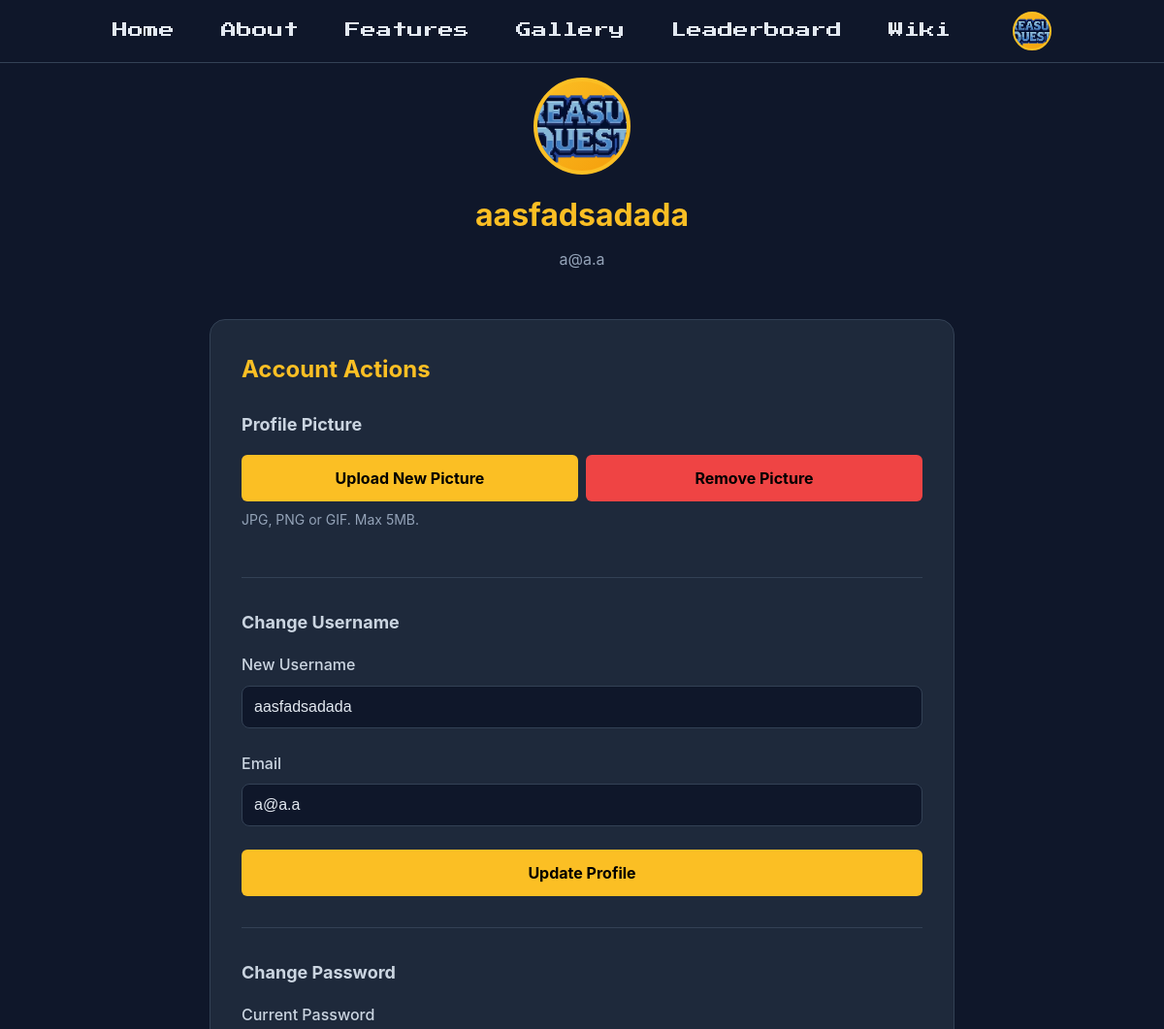
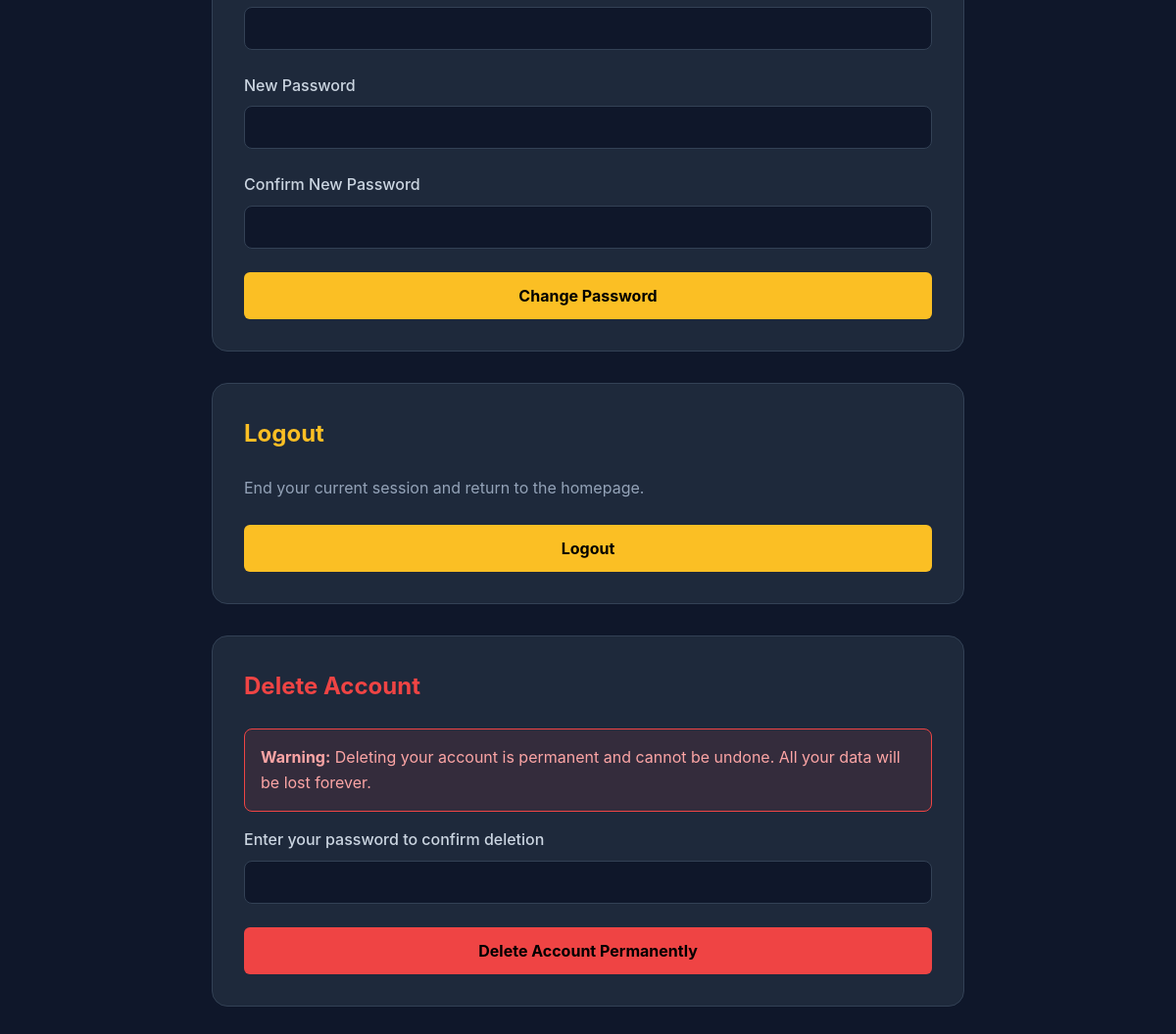
Page /profile.php (signed in) on the committed database (2 pictures, top to bottom).
### tables this page shows
CREATE TABLE `users` (
  `id` int(11) NOT NULL,
  `username` varchar(50) NOT NULL,
  `email` varchar(100) NOT NULL,
  `password` varchar(255) NOT NULL,
  `admin` tinyint(1) NOT NULL DEFAULT 0,
  `reset_token` varchar(100) DEFAULT NULL,
  `reset_token_expires` datetime DEFAULT NULL,
  `created_at` timestamp NOT NULL DEFAULT current_timestamp(),
  `profile_picture` varchar(255) DEFAULT 'uploads/profiles/default.png',
  `api_token` varchar(64) DEFAULT NULL
);

### config.php (called while the page is built, shortened)
<?php
function getDBConnection() {
    $conn = new mysqli(DB_HOST, DB_USER, DB_PASS, DB_NAME, DB_PORT);
    return $conn;
}
function getCurrentUser() {
    $conn = getDBConnection();
    $user_id = $_SESSION['user_id'];
    $stmt = $conn->prepare("SELECT id, username, email, profile_picture, admin FROM users WHERE id = ?");
    $stmt->bind_param("i", $user_id);
    $stmt->execute();
    $result = $stmt->get_result();
    $user = $result->fetch_assoc();
    return $user;
}
?>

### profile.php (the view, shortened to what this page needs)
<?php
require_once 'config.php';
$user = getCurrentUser();
$currentPage = basename($_SERVER['PHP_SELF']);
$isHomePage = ($currentPage === 'index.php' || $currentPage === '');
?>
<!DOCTYPE html>
<html lang="en">
<head>
    <link rel="stylesheet" href="styles.css">
</head>
<body class="profile-page">
    <nav class="nav">
        <div class="nav-container">
            <div class="nav-links">
                <?php if (!$isHomePage): ?><a href="index.php#home">Home</a><?php endif; ?>
                <a href="index.php#about">About</a>
                <a href="index.php#features">Features</a>
                <a href="index.php#gallery">Gallery</a>
                <a href="leaderboard.php">Leaderboard</a>
                <a href="wiki.php">Wiki</a>
                <?php if ($user): ?>
                    <div class="user-menu" style="margin-left: 1rem;">
                        <div class="user-avatar" onclick="toggleUserMenu(event)">
                            <?php if (!empty($user['profile_picture']) && $user['profile_picture'] !== 'uploads/profiles/default.png'): ?>
                                <img src="<?php echo htmlspecialchars($user['profile_picture']); ?>" alt="Profile" style="width: 100%; height: 100%; object-fit: cover; border-radius: 50%;">
                            <?php else: ?>
                                <?php echo strtoupper(substr($user['username'], 0, 1)); ?>
                            <?php endif; ?>
                        </div>
                    </div>
                <?php else: ?>
                    <a href="login.php" class="btn btn-outline" style="cursor: pointer; margin-left: 1rem;">Login</a>
                <?php endif; ?>
            </div>
        </div>
    </nav>
    <div class="profile-container">
        <div class="profile-header">
            <div class="profile-avatar">
                <?php if (!empty($user['profile_picture']) && $user['profile_picture'] !== 'uploads/profiles/default.png'): ?>
                    <img src="<?php echo htmlspecialchars($user['profile_picture']); ?>" alt="Profile Picture" style="width: 100%; height: 100%; object-fit: cover; border-radius: 50%;">
                <?php else: ?>
                    <?php echo strtoupper(substr($user['username'], 0, 1)); ?>
                <?php endif; ?>
            </div>
            <h1><?php echo htmlspecialchars($user['username']); ?></h1>
            <p class="profile-email"><?php echo htmlspecialchars($user['email']); ?></p>
        </div>
        <div class="card">
            <h2>Account Actions</h2>
            <div style="margin-bottom: 2rem; padding-bottom: 2rem; border-bottom: 1px solid #334155;">
                <h3 style="color: #cbd5e1; font-size: 1.125rem; margin-bottom: 1rem;">Profile Picture</h3>
                <div style="margin-bottom: 1rem;">
                    <div style="display: flex; gap: 0.5rem; flex-wrap: wrap; margin-bottom: 0.5rem;">
                        <form method="POST" action="" enctype="multipart/form-data" style="flex: 1; min-width: 140px; margin: 0;">
                            <label for="profilePicInput" class="btn" style="cursor: pointer; display: block; text-align: center; width: 100%; box-sizing: border-box; margin: 0; padding: 0.75rem;">Upload New Picture</label>
                        </form>
                        <?php if (!empty($user['profile_picture']) && $user['profile_picture'] !== 'uploads/profiles/default.png'): ?>
                            <form method="POST" action="" style="flex: 1; min-width: 140px; margin: 0;">
                                <button type="submit" name="remove_picture" class="btn btn-danger" style="width: 100%; height: 100%; margin: 0; box-sizing: border-box; padding: 0.75rem;" onclick="return confirm('Remove profile picture?')">Remove Picture</button>
                            </form>
                        <?php endif; ?>
                    </div>
                    <p style="color: #94a3b8; font-size: 0.875rem; margin-top: 0.5rem;">JPG, PNG or GIF. Max 5MB.</p>
                </div>
            </div>
            <div style="margin-bottom: 2rem; padding-bottom: 2rem; border-bottom: 1px solid #334155;">
                <h3 style="color: #cbd5e1; font-size: 1.125rem; margin-bottom: 1rem;">Change Username</h3>
                <form method="POST" action="">
                    <div class="form-group">
                        <label for="username">New Username</label>
                        <input type="text" id="username" name="username" value="<?php echo htmlspecialchars($user['username']); ?>" required>
                    </div>
                    <div class="form-group">
                        <label for="email">Email</label>
                        <input type="email" id="email" name="email" value="<?php echo htmlspecialchars($user['email']); ?>" required>
                    </div>
                    <button type="submit" name="update_profile" class="btn btn-block" style="padding: 0.75rem;">Update Profile</button>
                </form>
            </div>
            <div>
                <h3 style="color: #cbd5e1; font-size: 1.125rem; margin-bottom: 1rem;">Change Password</h3>
                <form method="POST" action="">
                    <div class="form-group">
                        <label for="current_password">Current Password</label>
                        <input type="password" id="current_password" name="current_password" required>
                    </div>
                    <div class="form-group">
                        <label for="new_password">New Password</label>
                        <input type="password" id="new_password" name="new_password" required minlength="6">
                    </div>
                    <div class="form-group">
                        <label for="confirm_password">Confirm New Password</label>
                        <input type="password" id="confirm_password" name="confirm_password" required minlength="6">
                    </div>
                    <button type="submit" name="change_password" class="btn btn-block" style="padding: 0.75rem;">Change Password</button>
                </form>
            </div>
        </div>
        <div class="card">
            <h2>Logout</h2>
            <p style="margin-bottom: 1.5rem;">End your current session and return to the homepage.</p>
            <a href="logout.php" class="btn btn-block" style="display:block; text-align:center; padding: 0.75rem;">Logout</a>
        </div>
        <div class="card danger-zone">
            <h2>Delete Account</h2>
            <div class="delete-warning">
                <strong>Warning:</strong> Deleting your account is permanent and cannot be undone. All your data will be lost forever.
            </div>
            <form method="POST" action="" onsubmit="return confirm('Are you absolutely sure you want to delete your account? This action cannot be undone!');">
                <div class="form-group">
                    <label for="confirm_delete_password">Enter your password to confirm deletion</label>
                    <input type="password" id="confirm_delete_password" name="confirm_delete_password" required>
                </div>
                <button type="submit" name="delete_account" class="btn btn-danger btn-block" style="padding: 0.75rem;">Delete Account Permanently</button>
            </form>
        </div>
    </div>
</body>
</html>

### styles.css (style rules this page uses)
* { margin: 0; padding: 0; box-sizing: border-box; }
body { font-family: -apple-system, BlinkMacSystemFont, 'Segoe UI', Roboto, Oxygen, Ubuntu, Cantarell, sans-serif; background-color: #0f172a; color: #cbd5e1; line-height: 1.6; overflow-x: hidden; }
.btn { appearance: none; -webkit-appearance: none; background-color: #fbbf24; color: #000000 !important; font-size: 1rem !important; font-family: -apple-system, BlinkMacSystemFont, 'Segoe UI', Roboto, sans-serif !important; border: none; padding: 0.75rem 1.5rem !important; border-radius: 0.375rem; cursor: pointer; font-weight: bold; transition: all 0.3s ease; text-decoration: none; display: inline-flex; align-items: center; justify-content: center; text-align: center; line-height: 1.5 !important; box-sizing: border-box !important; }
.btn-block { width: 100%; display: flex; }
.form-group { margin-bottom: 1.5rem; }
.form-group label { display: block; color: #cbd5e1; margin-bottom: 0.5rem; font-weight: 500; }
.form-group input { width: 100%; padding: 0.75rem; background-color: #0f172a; border: 1px solid #334155; border-radius: 0.5rem; color: #e2e8f0; font-size: 1rem; transition: border-color 0.3s; }
.nav { position: fixed; top: 0; left: 0; right: 0; z-index: 1000; background-color: #0f172a; border-bottom: 1px solid #334155; font-family: 'Press Start 2P', system-ui, sans-serif; transition: opacity 0.3s ease, visibility 0.3s ease; }
.nav-container { max-width: 1280px; margin: 0 auto; padding: 0 1rem; display: flex; align-items: center; justify-content: center; height: 64px; position: relative; }
.nav-links { display: none; gap: 3rem; align-items: center; }
.nav-links a { color: #e2e8f0; text-decoration: none; transition: color 0.3s; font-size: 1rem; }
.user-menu { position: relative; display: flex; align-items: center; font-family: -apple-system, BlinkMacSystemFont, 'Segoe UI', Roboto, sans-serif; }
.user-avatar { width: 40px; height: 40px; border-radius: 50%; background: linear-gradient(135deg, #fbbf24, #f59e0b); display: flex; align-items: center; justify-content: center; color: #0f172a; font-weight: bold; cursor: pointer; border: 2px solid #fbbf24; position: relative; z-index: 100; transition: all 0.3s; }
.profile-container { max-width: 800px; margin: 0 auto; padding: 5rem 1rem 2rem; }
.profile-header { text-align: center; margin-bottom: 3rem; }
.profile-avatar { width: 100px; height: 100px; border-radius: 50%; background: linear-gradient(135deg, #fbbf24, #f59e0b); display: flex; align-items: center; justify-content: center; color: #0f172a; font-weight: bold; font-size: 48px; margin: 0 auto 1rem; border: 4px solid #fbbf24; }
.profile-container h1 { color: #fbbf24; margin-bottom: 0.5rem; font-family: -apple-system, sans-serif; }
.profile-email { color: #94a3b8; }
.profile-container .card { background-color: #1e293b; border: 1px solid #334155; border-radius: 1rem; padding: 2rem; margin-bottom: 2rem; }
.profile-container .card h2 { color: #fbbf24; margin-bottom: 1.5rem; font-size: 1.5rem; font-family: -apple-system, sans-serif; }
.profile-container .card p { color: #94a3b8; margin-bottom: 1rem; }
.btn-danger { background-color: #ef4444 !important; color: #000000 !important; }
.danger-zone { border: 1px solid #ef4444; background-color: rgba(239, 68, 68, 0.05); }
.danger-zone h2 { color: #ef4444 !important; }
.delete-warning { background-color: rgba(239, 68, 68, 0.1); border: 1px solid #ef4444; padding: 1rem; border-radius: 0.5rem; margin-bottom: 1rem; color: #fca5a5; }
@media (min-width: 1025px) { .nav-links { display: flex; } }

### rows in the picture
users: profile_picture (picture), username "aasfadsadada", email "a@a.a"
